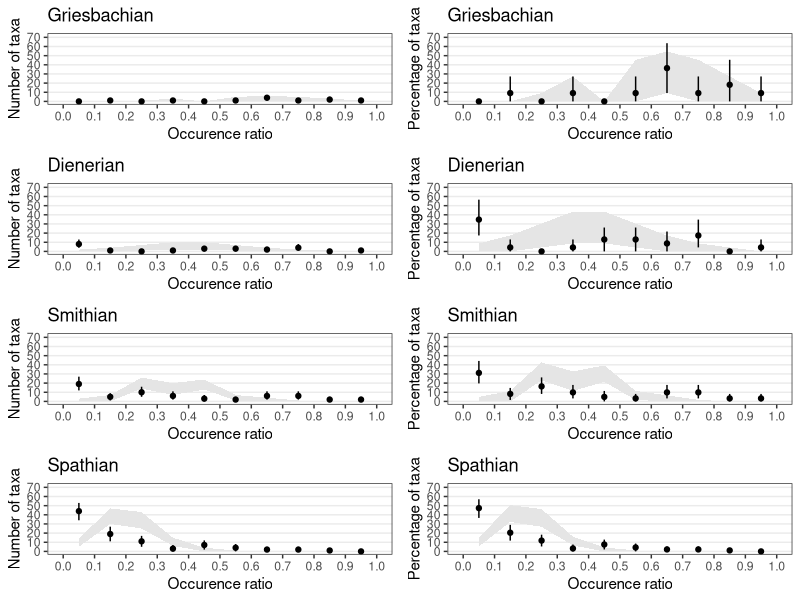

Here is the R script that generated this plot: (Note: a time limit stopped this script after it produced the figure.)
####ORP according to Brayard et al 2006 #####

##data matrix as geography in row and taxa in columns, presence/absence

#-----------------------------
##Preparation
#-----------------------------

library(ggplot2)
library(ggpubr)
library(dplyr)
library(tidyr)
library(tibble)
library(purrr)

##set working directory
setwd("C:/Users/33677/Documents/NEW_WORK/Postdoc LYON/ORP R")

##read data
Gr <- read.csv("Griesbachian.csv",header=TRUE,sep=";",row.names=1)
Di <- read.csv("Dienerian.csv",header=TRUE,sep=";",row.names=1)
Sm <- read.csv("Smithian.csv",header=TRUE,sep=";",row.names=1)
Sp <- read.csv("Spathian.csv",header=TRUE,sep=";",row.names=1)

Brayard.data <- list(#Changhsingian = list(Changhsingian = Dice.Nosingle.up2$Changhsingian, name="Changhsingian"), 
                     Griesbachian = list(Griesbachian = Gr, name="Griesbachian"),
                     Dienerian = list(Dienerian = Di, name="Dienerian"),
                     Smithian = list(Smithian = Sm, name="Smithian"),
                     Spathian = list(Spathian = Sp, name="Spathian"))

cono.Ch <- read.csv("Cono_Chan.csv",h=T,sep=";",row.names=1)
cono.Gr <- read.csv("Cono_Grie.csv",h=T,sep=";",row.names=1)
cono.Di <- read.csv("Cono_Dien.csv",h=T,sep=";",row.names=1)
cono.Sm <- read.csv("Cono_Smit.csv",h=T,sep=";",row.names=1)
cono.Sp <- read.csv("Cono_Spat.csv",h=T,sep=";",row.names=1)

Paupau.data <- list(Changhsingian = list(Changhsingian = cono.Ch, name="Changhsingian"),
                    Griesbachian = list(Griesbachian = cono.Gr, name="Griesbachian"),
                    Dienerian = list(Dienerian = cono.Di, name="Dienerian"),
                    Smithian = list(Smithian = cono.Sm, name="Smithian"),
                    Spathian = list(Spathian = cono.Sp, name="Spathian"))


ORP <- function(data, Nite){

#Empiric ORP ####
n.sp <- as.numeric(ncol(data[[1]]))
  
perc <- apply(data[[1]], 2, function(x)sum(x)/length(x)*100)
hist.perc <- hist(perc, breaks=seq(0,100,10), right=FALSE, plot=FALSE)
df.perc <- data.frame("hist.perc.counts"=as.numeric(hist.perc$counts),
                      "hist.perc.perc"=apply(as.data.frame(hist.perc$counts), 1, 
                                             function(x)x/n.sp*100),
                      row.names = hist.perc$mids/100)


#A function for CI and null model #### TIME = 1m 20s with Arnaud's data

# l.boot <- list()
# l.lot <- list()
# 
# for (i in 1:Nite){
#   data.boot <- sample(data[[1]], replace = TRUE)
#   l.boot <- c(l.boot, list(data.boot))
#   
#   data.lot <- apply(data[[1]],1,function(x)sample(x))
#   l.lot <- c(l.lot, list(data.lot))
# }

l.boot <- lapply(vector("list",Nite), function(x){sample(data[[1]], replace = TRUE)})
l.lot <- lapply(vector("list",Nite), function(x){apply(data[[1]],1,function(x)sample(x))})

#Boostrap
df.boot <- 
  lapply(l.boot, function(data){
    perc.boot <- as.numeric(apply(data, 2, function(x)sum(x)/length(x)*100))
    hist.perc.boot <- hist(perc.boot, breaks=seq(0,100,10), right=FALSE, plot=FALSE)
    
    hist.perc.boot.count <- hist.perc.boot$counts
    hist.perc.boot.perc <- apply(as.data.frame(hist.perc.boot$count), 1,
                           function(x)x/n.sp*100)
    
    list(hist.perc.boot.count, hist.perc.boot.perc)

  }
  )

df.boot.count <- 
  as.data.frame(lapply(df.boot, function(data){data[[1]]}),
                col.names = 1:length(l.boot),
                row.names = seq(0.05,0.95,0.10)
  )
df.boot.perc <- 
  as.data.frame(lapply(df.boot, function(data){data[[2]]}),
                col.names = 1:length(l.boot),
                row.names = seq(0.05,0.95,0.10)
  )


#Lottery
df.lot <-
  lapply(l.lot, function(data){
    perc.lot <- as.numeric(apply(t(data), 2, function(x)sum(x)/nrow(t(data))*100))
    hist.lot <- hist(perc.lot, breaks=seq(0,100,10), right=FALSE, plot=FALSE)
    
    hist.lot.count <- hist.lot$counts
    hist.lot.perc <- apply(as.data.frame(hist.lot$counts), 1, 
                           function(x)x/n.sp*100)
    
    list(hist.lot.count, hist.lot.perc)
  }
  )
df.lot.count <- 
  as.data.frame(lapply(df.lot, function(data){data[[1]]}),
                col.names = 1:length(l.boot),
                row.names = hist.perc$mids/100
  )
df.lot.perc <-
  as.data.frame(lapply(df.lot, function(data){data[[2]]}),
                col.names = 1:length(l.boot),
                row.names = hist.perc$mids/100
  )

#LowerBound and UpperBound
CI.count.min <- as.numeric(apply(df.boot.count,1,function(x)sort(as.numeric(x))[0.025*Nite]))#mean(as.numeric(x))-t*sd(as.numeric(x))/sqrt(N)))
CI.count.max <- as.numeric(apply(df.boot.count,1,function(x)sort(as.numeric(x))[0.975*Nite]))#mean(as.numeric(x))+t*sd(as.numeric(x))/sqrt(N)))
CI.perc.min <- as.numeric(apply(df.boot.perc,1,function(x)sort(as.numeric(x))[0.025*Nite]))#mean(as.numeric(x))-t*sd(as.numeric(x))/sqrt(N)))
CI.perc.max <- as.numeric(apply(df.boot.perc,1,function(x)sort(as.numeric(x))[0.975*Nite]))#mean(as.numeric(x))+t*sd(as.numeric(x))/sqrt(N)))

lot.count.min <- as.numeric(apply(df.lot.count,1,function(x)sort(as.numeric(x))[0.025*Nite]))#mean(as.numeric(x))-t*sd(as.numeric(x))/sqrt(N)))
lot.count.max <- as.numeric(apply(df.lot.count,1,function(x)sort(as.numeric(x))[0.975*Nite]))#mean(as.numeric(x))+t*sd(as.numeric(x))/sqrt(N)))
lot.perc.min <- as.numeric(apply(df.lot.perc,1,function(x)sort(as.numeric(x))[0.025*Nite]))#mean(as.numeric(x))-t*sd(as.numeric(x))/sqrt(N)))
lot.perc.max <- as.numeric(apply(df.lot.perc,1,function(x)sort(as.numeric(x))[0.975*Nite]))#mean(as.numeric(x))+t*sd(as.numeric(x))/sqrt(N)))


                    #A loop for CI and null model #### TIME = 2m 20s with Arnaud's data
                    # df.boot.count <- data.frame(row.names = hist.perc$mids/100)
                    # df.boot.perc <- data.frame(row.names = hist.perc$mids/100)
                    # df.lot.count <- data.frame(row.names = hist.perc$mids/100)
                    # df.lot.perc <- data.frame(row.names = hist.perc$mids/100)
                    # 
                    # for (i in 1:Nite){
                    #   
                    #   #Bootstrap sampling for CI
                    #   data.boot <- sample(data[[1]], replace = TRUE)
                    #   perc.boot <- as.numeric(apply(data.boot, 2, function(x)sum(x)/nrow(data.boot)*100))
                    #   
                    #   hist.perc.boot <- hist(perc.boot, breaks=seq(0,100,10), right=FALSE, plot=FALSE)
                    #   
                    #   df.boot.count <- cbind(df.boot.count, hist.perc.boot$counts)
                    #   df.boot.perc <- cbind(df.boot.perc, 
                    #                         "hist.perc.boot$perc"=apply(as.data.frame(hist.perc.boot$counts), 1, 
                    #                                                     function(x)x/ncol(data[[1]])*100))
                    #   
                    #   
                    #   #Lottery 
                    #   data.lot <- apply(data[[1]],1,function(x)sample(x))
                    #   perc.lot <- as.numeric(apply(t(data.lot), 2, function(x)sum(x)/nrow(t(data.lot))*100))
                    #   
                    #   hist.lot <- hist(perc.lot, breaks=seq(0,100,10), right=FALSE, plot=FALSE)
                    #   
                    #   df.lot.count <- cbind(df.lot.count, hist.lot$counts)
                    #   df.lot.perc <- cbind(df.lot.perc, 
                    #                        "hist.lot$perc"=apply(as.data.frame(hist.lot$counts), 1, 
                    #                                              function(x)x/ncol(data[[1]])*100))
                    # }
                    # 
                    # # N <- length(df.boot.count)
                    # # t <- qt(0.975,N-1)
                    # 
                    # CI.count.min <- as.numeric(apply(df.boot.count,1,function(x)sort(as.numeric(x))[0.025*Nite]))#mean(as.numeric(x))-t*sd(as.numeric(x))/sqrt(N)))
                    # CI.count.max <- as.numeric(apply(df.boot.count,1,function(x)sort(as.numeric(x))[0.975*Nite]))#mean(as.numeric(x))+t*sd(as.numeric(x))/sqrt(N)))
                    # CI.perc.min <- as.numeric(apply(df.boot.perc,1,function(x)sort(as.numeric(x))[0.025*Nite]))#mean(as.numeric(x))-t*sd(as.numeric(x))/sqrt(N)))
                    # CI.perc.max <- as.numeric(apply(df.boot.perc,1,function(x)sort(as.numeric(x))[0.975*Nite]))#mean(as.numeric(x))+t*sd(as.numeric(x))/sqrt(N)))
                    # 
                    # lot.count.min <- as.numeric(apply(df.lot.count,1,function(x)sort(as.numeric(x))[0.025*Nite]))#mean(as.numeric(x))-t*sd(as.numeric(x))/sqrt(N)))
                    # lot.count.max <- as.numeric(apply(df.lot.count,1,function(x)sort(as.numeric(x))[0.975*Nite]))#mean(as.numeric(x))+t*sd(as.numeric(x))/sqrt(N)))
                    # lot.perc.min <- as.numeric(apply(df.lot.perc,1,function(x)sort(as.numeric(x))[0.025*Nite]))#mean(as.numeric(x))-t*sd(as.numeric(x))/sqrt(N)))
                    # lot.perc.max <- as.numeric(apply(df.lot.perc,1,function(x)sort(as.numeric(x))[0.975*Nite]))#mean(as.numeric(x))+t*sd(as.numeric(x))/sqrt(N)))

#Gather all results ####
df.ORP <- cbind (df.perc, 
                 CI.count.min, CI.count.max, CI.perc.min, CI.perc.max,
                 lot.count.min, lot.count.max, lot.perc.min, lot.perc.max)


#Graphic representation ####
  #Taxa count
plot.count <- 
ggplot(df.ORP, aes(x=as.numeric(rownames(df.ORP)), y=df.ORP$hist.perc.counts))+
  geom_ribbon(aes(ymin=lot.count.min, ymax=lot.count.max),fill="grey90")+
  geom_errorbar(aes(ymin=CI.count.min, ymax=CI.count.max), width=0) +
  geom_point()+
  theme_bw()+
  theme(#text = element_text(size=20),
    panel.grid.major.x = element_blank(),
    panel.grid.minor.x = element_blank(),
    panel.grid.minor.y = element_blank())+
  scale_y_continuous(breaks=seq(0,70,10),limits=c(0,71))+
  scale_x_continuous(breaks=seq(0,1,0.1),limits=c(0,1))+
  labs(x="Occurence ratio", y="Number of taxa", title=data[[2]])

  #Taxa perc
plot.perc <- 
ggplot(df.ORP, aes(x=as.numeric(rownames(df.ORP)), y=df.ORP$hist.perc.perc))+
  geom_ribbon(aes(ymin=lot.perc.min, ymax=lot.perc.max),fill="grey90")+
  geom_errorbar(aes(ymin=CI.perc.min, ymax=CI.perc.max), width=0) +
  geom_point()+
  theme_bw()+
  theme(#text = element_text(size=20),
        panel.grid.major.x = element_blank(),
        panel.grid.minor.x = element_blank(),
        panel.grid.minor.y = element_blank())+
  scale_y_continuous(breaks=seq(0,70,10),limits=c(0,71))+
  scale_x_continuous(breaks=seq(0,1,0.1),limits=c(0,1))+
  labs(x="Occurence ratio", y="Percentage of taxa", title=data[[2]])

ggarrange(plot.count, plot.perc)

}

multi.ORP <- lapply(Brayard.data, ORP, Nite=1000)
plot.ORP <- ggarrange(plotlist=multi.ORP,ncol=1,nrow=4)
plot.ORP

multi.ORP.paupau <- lapply(Paupau.data, ORP, Nite=10000)
plot.ORP.paupau <- ggarrange(plotlist=multi.ORP.paupau, ncol=1, nrow=5)
plot.ORP.paupau

# ggsave(file="Multi analysis without singletons_up4 2023.svg", 
#        plot=multi.plot, width=8, height=16)
